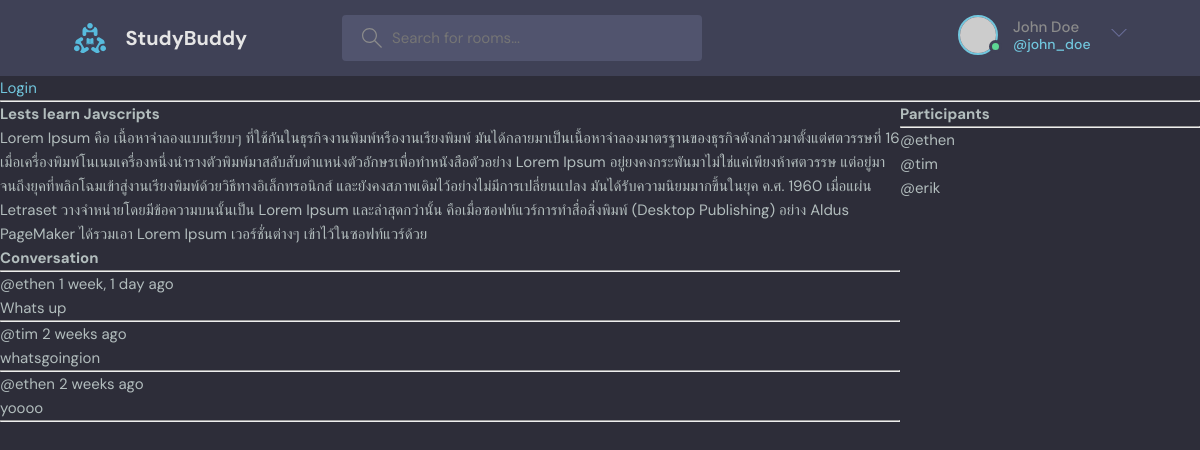
Page /room/1/ on the earlier database version.
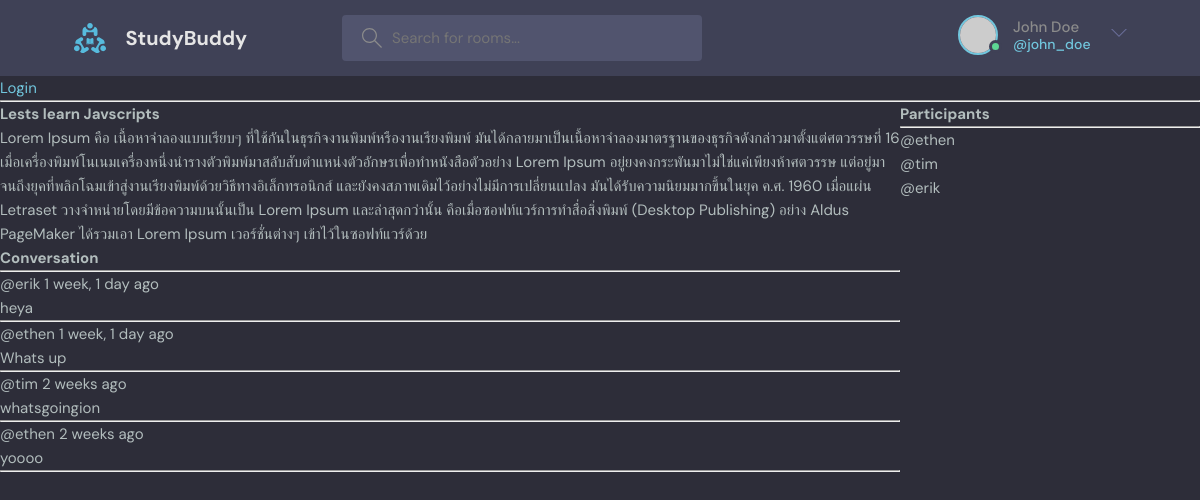
Same page on the later database version.
### base/models.py (models this page shows, shortened)
class Message(models.Model):
        user = models.ForeignKey(User, on_delete=models.CASCADE)
        room = models.ForeignKey(Room, on_delete= models.CASCADE)
        body = models.TextField()
        updated = models.DateTimeField(auto_now= True)
        created = models.DateTimeField(auto_now_add= True)
        class Meta:
          ordering = ['-updated', '-created']

### base/views.py (the view, shortened to what this page needs)
# urls.py: path('room/<str:pk>/', views.room,name ="room"),
def room(request, pk):
    room = Room.objects.get(id=pk)
    room_messages = room.message_set.all().order_by('-created')
    participants = room.participants.all()
    context={'room': room,'room_messages':room_messages, 'participants':participants }
    return render(request, 'base/room.html',context)

### base/templates/base/room.html (shortened to what this page needs)
{% extends 'main.html' %}
{% block content %}
<div class = "room-container">
    <div>
  <h1>{{room.name}}</h1>
  <p>{{room.description}}</p>
  <div class="comment-wrapper">
    <h3>Conversation</h3>
    <hr />
    {% for message in room_messages %}
    <div>
        <small>@{{message.user}} {{message.created|timesince}} ago </small>
      <p>{{message.body}}</p>
      <hr />
    </div>
    {% endfor %}
  </div>
</div>
<div>
    <h3>Participants</h3>
    <hr>
    {% for user in participants %}
    <div>
        <p>@{{user.username}}</p>
    </div>
    {% endfor %}
</div>
</div>
{% endblock content %}

Differences in the rows shown:
added Message: user "erik", created "1 week, 1 day", body "heya"
